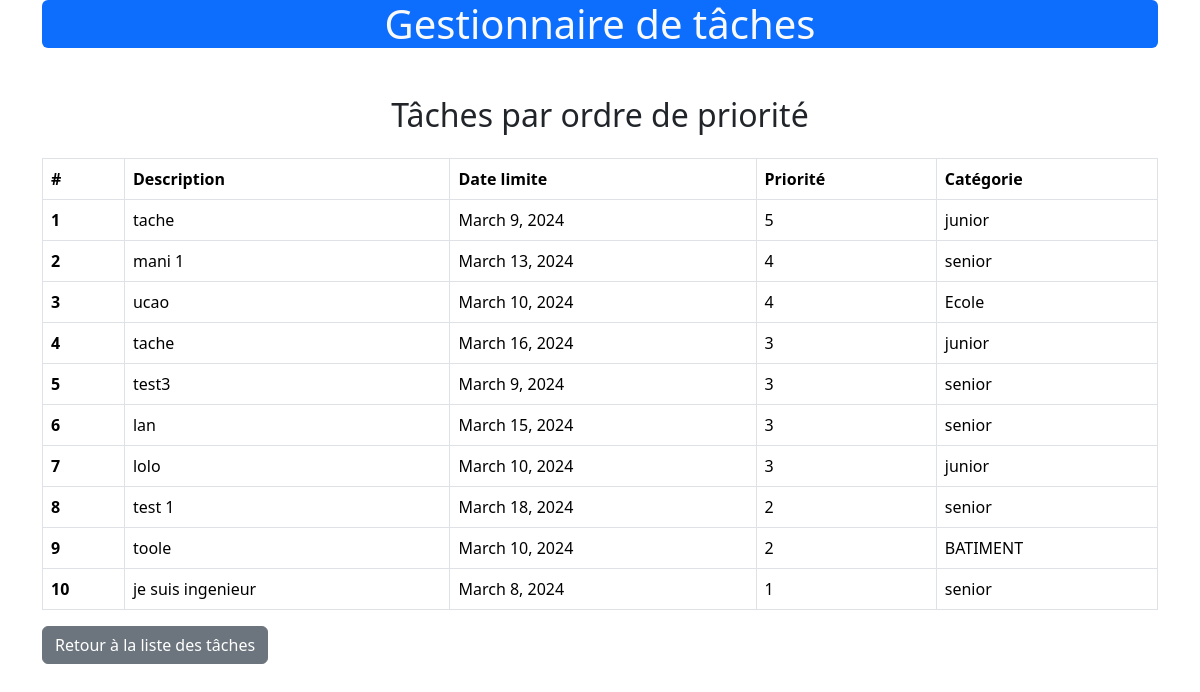
The page /prioritize_by_priority/ on the database its author committed.
### tasks/models.py (models this page shows, shortened)
class Task(models.Model):
    PRIORITIES = (
        (1, '1'),
        (2, '2'),
        (3, '3'),
        (4, '4'),
        (5, '5'),
    )
    description = models.CharField(max_length=200)
    deadline = models.DateField()
    priority = models.IntegerField(choices=PRIORITIES)
    category = models.ForeignKey(Category, on_delete=models.CASCADE)

class Category(models.Model):
    name = models.CharField(max_length=100)
    def __str__(self):
        return self.name

### tasks/views.py (the view)
# urls.py: path('prioritize_by_priority/', views.prioritize_tasks_by_priority, name='prioritize_tasks_by_priority'),
def prioritize_tasks_by_priority(request):
    tasks_by_priority = Task.objects.all().order_by('-priority')
    return render(request, 'tasks/prioritize_tasks_by_priority.html', {'tasks_by_priority': tasks_by_priority})

### tasks/templates/tasks/prioritize_tasks_by_priority.html
{% extends 'base.html' %}
{% block content %}
<div class="container mt-4">
    <div class="row">
        <div class="col">
            <h2 class="text-center mt-4">Tâches par ordre de priorité</h2>
            <table class="table table-bordered mt-4">
                <thead>
                    <tr>
                        <th scope="col">#</th>
                        <th scope="col">Description</th>
                        <th scope="col">Date limite</th>
                        <th scope="col">Priorité</th>
                        <th scope="col">Catégorie</th>
                    </tr>
                </thead>
                <tbody>
                    {% for task in tasks_by_priority %}
                        <tr>
                            <th scope="row">{{ forloop.counter }}</th>
                            <td>{{ task.description }}</td>
                            <td>{{ task.deadline }}</td>
                            <td>{{ task.priority }}</td>
                            <td>{{ task.category }}</td>
                        </tr>
                    {% endfor %}
                </tbody>
            </table>
            <div>
                <a href="{% url 'task_list' %}" class="btn btn-secondary">Retour à la liste des tâches</a>
            </div>
        </div>
    </div>
</div>
{% endblock %}

### rows shown on the page
Task: description "tache", deadline "March 9, 2024", priority "5", category "junior"
Task: description "mani 1", deadline "March 13, 2024", priority "4", category "senior"
Task: description "ucao", deadline "March 10, 2024", priority "4", category "Ecole"
Task: description "tache", deadline "March 16, 2024", priority "3", category "junior"
Task: description "test3", deadline "March 9, 2024", priority "3", category "senior"
Task: description "lan", deadline "March 15, 2024", priority "3", category "senior"
Task: description "lolo", deadline "March 10, 2024", priority "3", category "junior"
Task: description "test 1", deadline "March 18, 2024", priority "2", category "senior"
Task: description "toole", deadline "March 10, 2024", priority "2", category "BATIMENT"
Task: description "je suis ingenieur", deadline "March 8, 2024", priority "1", category "senior"
